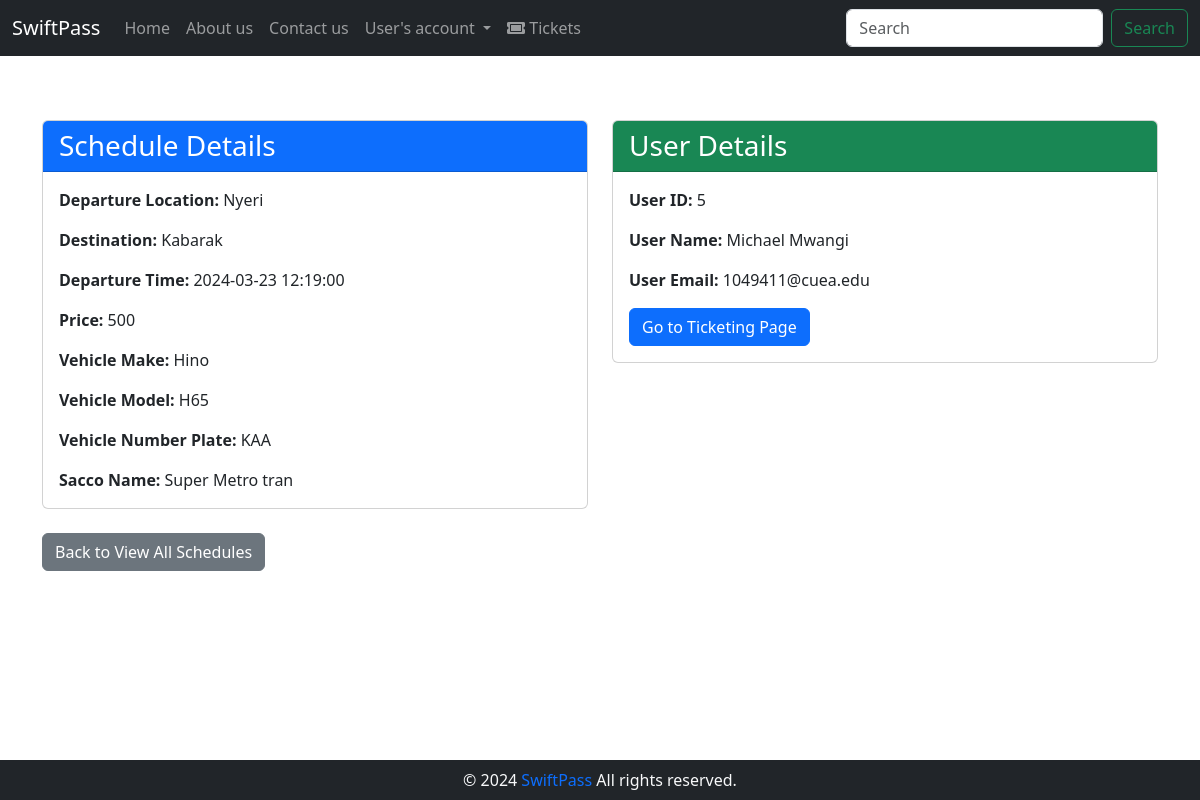
The page /user/booking_details.php?schedule_id=8 (signed in) on the database its author committed.
### tables this page shows
CREATE TABLE `travelschedule` (
                                  `id` int(11) NOT NULL,
                                  `departure_location` varchar(255) NOT NULL,
                                  `destination` varchar(255) NOT NULL,
                                  `departure_time` datetime NOT NULL DEFAULT current_timestamp(),
                                  `price` float NOT NULL,
                                  `vehicle_id` int(11) NOT NULL,
                                  `is_done` tinyint(1) NOT NULL DEFAULT 0
);

CREATE TABLE `vehicle` (
                           `id` int(11) NOT NULL,
                           `make` varchar(50) NOT NULL,
                           `model` varchar(50) NOT NULL,
                           `registration_plate` varchar(20) NOT NULL,
                           `capacity` int(11) NOT NULL,
                           `sacco_id` int(11) NOT NULL,
                           `driver_id` int(11) DEFAULT NULL
);

CREATE TABLE `sacco` (
                         `id` int(11) NOT NULL,
                         `name` varchar(255) NOT NULL
);

### user/booking_details.php (the view, shortened to what this page needs)
<?php
include '../auth/database.php';
$scheduleId = $_GET['schedule_id'];
$scheduleQuery = "SELECT ts.*, v.make, v.model, v.registration_plate, s.name AS sacco_name
                  FROM TravelSchedule ts
                  INNER JOIN Vehicle v ON ts.vehicle_id = v.id
                  INNER JOIN Sacco s ON v.sacco_id = s.id
                  WHERE ts.id = '$scheduleId'";
$scheduleResult = mysqli_query($conn, $scheduleQuery);
$scheduleDetails = mysqli_fetch_assoc($scheduleResult);
?>
<div class="container mt-5">
    <?php if ($scheduleDetails) : ?>
        <div class="row">
            <div class="col-md-6 mb-4">
                <div class="card">
                    <div class="card-header bg-primary text-white">
                        <h3 class="mb-0">Schedule Details</h3>
                    </div>
                    <div class="card-body">
                        <p class="card-text"><strong>Departure Location:</strong> <?php echo $scheduleDetails['departure_location']; ?></p>
                        <p class="card-text"><strong>Destination:</strong> <?php echo $scheduleDetails['destination']; ?></p>
                        <p class="card-text"><strong>Departure Time:</strong> <?php echo $scheduleDetails['departure_time']; ?></p>
                        <p class="card-text"><strong>Price:</strong> <?php echo $scheduleDetails['price']; ?></p>
                        <p class="card-text"><strong>Vehicle Make:</strong> <?php echo $scheduleDetails['make']; ?></p>
                        <p class="card-text"><strong>Vehicle Model:</strong> <?php echo $scheduleDetails['model']; ?></p>
                        <p class="card-text"><strong>Vehicle Number Plate:</strong> <?php echo $scheduleDetails['registration_plate']; ?></p>
                        <p class="card-text"><strong>Sacco Name:</strong> <?php echo $scheduleDetails['sacco_name']; ?></p>
                    </div>
                </div>
            </div>
            <div class="col-md-6 mb-4">
                <div class="card">
                    <div class="card-header bg-success text-white">
                        <h3 class="mb-0">User Details</h3>
                    </div>
                    <div class="card-body">
                        <p class="card-text"><strong>User ID:</strong> <?php echo $_SESSION['user']['id']; ?></p>
                        <p class="card-text"><strong>User Name:</strong> <?php echo $_SESSION['user']['first_name'] . ' ' . $_SESSION['user']['last_name']; ?></p>
                        <p class="card-text"><strong>User Email:</strong> <?php echo $_SESSION['user']['email']; ?></p>
                        <a class="btn btn-primary" href="ticketing_page.php?schedule_id=<?php echo $scheduleDetails['id']; ?>">Go to Ticketing Page</a>
                    </div>
                </div>
            </div>
        </div>
    <?php else : ?>
        <p class="alert alert-warning">No details found for the provided schedule ID.</p>
    <?php endif; ?>
    <a class="btn btn-secondary" href="schedules.php">Back to View All Schedules</a>
</div>
<?php
include('../layout.php');
?>

### rows shown on the page
travelschedule: departure_location "Nyeri", destination "Kabarak", departure_time "2024-03-23 12:19:00", price "500", vehicle.make "Hino", vehicle.model "H65", vehicle.registration_plate "KAA", sacco.name "Super Metro tran"

### other values the page prints
$pageTitle "Home"
$pageTitle "About us"
$pageTitle "Contact us"
$pageTitle "User's account"
$pageTitle "Tickets"
$_SESSION['user']['id'] "5"
$_SESSION['user']['first_name'] "Michael"
$_SESSION['user']['last_name'] "Mwangi"
$_SESSION['user']['email'] "1049411@cuea.edu"
